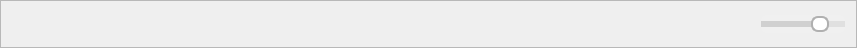
     <widget class="QFrame" name="frame_11">
      <property name="sizePolicy">
       <sizepolicy hsizetype="Preferred" vsizetype="Maximum">
        <horstretch>0</horstretch>
        <verstretch>0</verstretch>
       </sizepolicy>
      </property>
      <property name="maximumSize">
       <size>
        <width>16777215</width>
        <height>38</height>
       </size>
      </property>
      <property name="frameShape">
       <enum>QFrame::Shape::StyledPanel</enum>
      </property>
      <property name="frameShadow">
       <enum>QFrame::Shadow::Raised</enum>
      </property>
      <layout class="QHBoxLayout" name="horizontalLayout_11">
       <item>
        <widget class="QPushButton" name="play_btn">
         <property name="sizePolicy">
          <sizepolicy hsizetype="Preferred" vsizetype="Maximum">
           <horstretch>0</horstretch>
           <verstretch>0</verstretch>
          </sizepolicy>
         </property>
         <property name="cursor">
          <cursorShape>PointingHandCursor</cursorShape>
         </property>
         <property name="styleSheet">
          <string notr="true">#play_btn {
    background: transparent;  /* Makes the background fully transparent */
    border: none;            /* Removes the border completely */
    color: rgb(255, 255, 255); /* Sets the text color (white in this case) */
    padding: 5px;            /* Adds padding */
    text-align: center;      /* Centers the text */
}

#play_btn:disabled {
    background: transparent; /* Keeps the background transparent when disabled */
    border: none;            /* Ensures no border when disabled */
    color: rgb(255, 255, 255); /* Text color remains white in the disabled state */
    text-align: center;      /* Centers the text */
}</string>
         </property>
         <property name="text">
          <string/>
         </property>
         <property name="icon">
          <iconset resource="icon.qrc">
           <normaloff>:/ui_icons/play.png</normaloff>:/ui_icons/play.png</iconset>
         </property>
        </widget>
       </item>
       <item>
        <spacer name="horizontalSpacer_10">
         <property name="orientation">
          <enum>Qt::Orientation::Horizontal</enum>
         </property>
         <property name="sizeType">
          <enum>QSizePolicy::Policy::Fixed</enum>
         </property>
         <property name="sizeHint" stdset="0">
          <size>
           <width>10</width>
           <height>20</height>
          </size>
         </property>
        </spacer>
       </item>
       <item>
        <widget class="QPushButton" name="previous_btn">
         <property name="sizePolicy">
          <sizepolicy hsizetype="Minimum" vsizetype="Maximum">
           <horstretch>0</horstretch>
           <verstretch>0</verstretch>
          </sizepolicy>
         </property>
         <property name="cursor">
          <cursorShape>PointingHandCursor</cursorShape>
         </property>
         <property name="styleSheet">
          <string notr="true">#previous_btn {
    background: transparent;  /* Makes the background fully transparent */
    border: none;            /* Removes the border completely */
    color: rgb(255, 255, 255); /* Sets the text color (white in this case) */
    padding: 5px;            /* Adds padding */
    text-align: center;      /* Centers the text */
}

#previous_btn:disabled {
    background: transparent; /* Keeps the background transparent when disabled */
    border: none;            /* Ensures no border when disabled */
    color: rgb(255, 255, 255); /* Text color remains white in the disabled state */
    text-align: center;      /* Centers the text */
}</string>
         </property>
         <property name="text">
          <string/>
         </property>
         <property name="icon">
          <iconset resource="icon.qrc">
           <normaloff>:/ui_icons/back.png</normaloff>:/ui_icons/back.png</iconset>
         </property>
        </widget>
       </item>
       <item>
        <widget class="QPushButton" name="stop_btn">
         <property name="sizePolicy">
          <sizepolicy hsizetype="Minimum" vsizetype="Maximum">
           <horstretch>0</horstretch>
           <verstretch>0</verstretch>
          </sizepolicy>
         </property>
         <property name="cursor">
          <cursorShape>PointingHandCursor</cursorShape>
         </property>
         <property name="styleSheet">
          <string notr="true">#stop_btn {
    background: transparent;  /* Makes the background fully transparent */
    border: none;            /* Removes the border completely */
    color: rgb(255, 255, 255); /* Sets the text color (white in this case) */
    padding: 5px;            /* Adds padding */
    text-align: center;      /* Centers the text */
}

#stop_btn:disabled {
    background: transparent; /* Keeps the background transparent when disabled */
    border: none;            /* Ensures no border when disabled */
    color: rgb(255, 255, 255); /* Text color remains white in the disabled state */
    text-align: center;      /* Centers the text */
}</string>
         </property>
         <property name="text">
          <string/>
         </property>
         <property name="icon">
          <iconset resource="icon.qrc">
           <normaloff>:/ui_icons/stop-button.png</normaloff>:/ui_icons/stop-button.png</iconset>
         </property>
        </widget>
       </item>
       <item>
        <widget class="QPushButton" name="next_btn">
         <property name="sizePolicy">
          <sizepolicy hsizetype="Minimum" vsizetype="Maximum">
           <horstretch>0</horstretch>
           <verstretch>0</verstretch>
          </sizepolicy>
         </property>
         <property name="cursor">
          <cursorShape>PointingHandCursor</cursorShape>
         </property>
         <property name="styleSheet">
          <string notr="true">#next_btn {
    background: transparent;  /* Makes the background fully transparent */
    border: none;            /* Removes the border completely */
    color: rgb(255, 255, 255); /* Sets the text color (white in this case) */
    padding: 5px;            /* Adds padding */
    text-align: center;      /* Centers the text */
}

#next_btn:disabled {
    background: transparent; /* Keeps the background transparent when disabled */
    border: none;            /* Ensures no border when disabled */
    color: rgb(255, 255, 255); /* Text color remains white in the disabled state */
    text-align: center;      /* Centers the text */
}</string>
         </property>
         <property name="text">
          <string/>
         </property>
         <property name="icon">
          <iconset resource="icon.qrc">
           <normaloff>:/ui_icons/next.png</normaloff>:/ui_icons/next.png</iconset>
         </property>
        </widget>
       </item>
       <item>
        <spacer name="horizontalSpacer_12">
         <property name="orientation">
          <enum>Qt::Orientation::Horizontal</enum>
         </property>
         <property name="sizeType">
          <enum>QSizePolicy::Policy::Fixed</enum>
         </property>
         <property name="sizeHint" stdset="0">
          <size>
           <width>10</width>
           <height>20</height>
          </size>
         </property>
        </spacer>
       </item>
       <item>
        <widget class="QPushButton" name="rewind_btn">
         <property name="sizePolicy">
          <sizepolicy hsizetype="Minimum" vsizetype="Maximum">
           <horstretch>0</horstretch>
           <verstretch>0</verstretch>
          </sizepolicy>
         </property>
         <property name="cursor">
          <cursorShape>PointingHandCursor</cursorShape>
         </property>
         <property name="styleSheet">
          <string notr="true">#rewind_btn {
    background: transparent;  /* Makes the background fully transparent */
    border: none;            /* Removes the border completely */
    color: rgb(255, 255, 255); /* Sets the text color (white in this case) */
    padding: 5px;            /* Adds padding */
    text-align: center;      /* Centers the text */
}

#rewind_btn:disabled {
    background: transparent; /* Keeps the background transparent when disabled */
    border: none;            /* Ensures no border when disabled */
    color: rgb(255, 255, 255); /* Text color remains white in the disabled state */
    text-align: center;      /* Centers the text */
}</string>
         </property>
         <property name="text">
          <string/>
         </property>
         <property name="icon">
          <iconset resource="icon.qrc">
           <normaloff>:/icons/rewind.png</normaloff>:/icons/rewind.png</iconset>
         </property>
         <property name="iconSize">
          <size>
           <width>20</width>
           <height>20</height>
          </size>
         </property>
        </widget>
       </item>
       <item>
        <widget class="QPushButton" name="fastforward_btn">
         <property name="sizePolicy">
          <sizepolicy hsizetype="Minimum" vsizetype="Maximum">
           <horstretch>0</horstretch>
           <verstretch>0</verstretch>
          </sizepolicy>
         </property>
         <property name="cursor">
          <cursorShape>PointingHandCursor</cursorShape>
         </property>
         <property name="styleSheet">
          <string notr="true">#fastforward_btn {
    background: transparent;  /* Makes the background fully transparent */
    border: none;            /* Removes the border completely */
    color: rgb(255, 255, 255); /* Sets the text color (white in this case) */
    padding: 5px;            /* Adds padding */
    text-align: center;      /* Centers the text */
}

#fastforward_btn:disabled {
    background: transparent; /* Keeps the background transparent when disabled */
    border: none;            /* Ensures no border when disabled */
    color: rgb(255, 255, 255); /* Text color remains white in the disabled state */
    text-align: center;      /* Centers the text */
}</string>
         </property>
         <property name="text">
          <string/>
         </property>
         <property name="icon">
          <iconset resource="icon.qrc">
           <normaloff>:/ui_icons/fast-forward.png</normaloff>:/ui_icons/fast-forward.png</iconset>
         </property>
         <property name="iconSize">
          <size>
           <width>20</width>
           <height>20</height>
          </size>
         </property>
        </widget>
       </item>
       <item>
        <spacer name="horizontalSpacer_11">
         <property name="orientation">
          <enum>Qt::Orientation::Horizontal</enum>
         </property>
         <property name="sizeType">
          <enum>QSizePolicy::Policy::Fixed</enum>
         </property>
         <property name="sizeHint" stdset="0">
          <size>
           <width>10</width>
           <height>20</height>
          </size>
         </property>
        </spacer>
       </item>
       <item>
        <widget class="QPushButton" name="home_btn">
         <property name="sizePolicy">
          <sizepolicy hsizetype="Minimum" vsizetype="Maximum">
           <horstretch>0</horstretch>
           <verstretch>0</verstretch>
          </sizepolicy>
         </property>
         <property name="cursor">
          <cursorShape>PointingHandCursor</cursorShape>
         </property>
         <property name="styleSheet">
          <string notr="true">#home_btn {
    background: transparent;  /* Makes the background fully transparent */
    border: none;            /* Removes the border completely */
    color: rgb(255, 255, 255); /* Sets the text color (white in this case) */
    padding: 5px;            /* Adds padding */
    text-align: center;      /* Centers the text */
}

#home_btn:disabled {
    background: transparent; /* Keeps the background transparent when disabled */
    border: none;            /* Ensures no border when disabled */
    color: rgb(255, 255, 255); /* Text color remains white in the disabled state */
    text-align: center;      /* Centers the text */
}</string>
         </property>
         <property name="text">
          <string/>
         </property>
         <property name="icon">
          <iconset resource="icon.qrc">
           <normaloff>:/ui_icons/video.png</normaloff>:/ui_icons/video.png</iconset>
         </property>
        </widget>
       </item>
       <item>
        <spacer name="horizontalSpacer_13">
         <property name="orientation">
          <enum>Qt::Orientation::Horizontal</enum>
         </property>
         <property name="sizeType">
          <enum>QSizePolicy::Policy::Fixed</enum>
         </property>
         <property name="sizeHint" stdset="0">
          <size>
           <width>10</width>
           <height>20</height>
          </size>
         </property>
        </spacer>
       </item>
       <item>
        <widget class="QPushButton" name="eq_btn">
         <property name="sizePolicy">
          <sizepolicy hsizetype="Minimum" vsizetype="Maximum">
           <horstretch>0</horstretch>
           <verstretch>0</verstretch>
          </sizepolicy>
         </property>
         <property name="cursor">
          <cursorShape>PointingHandCursor</cursorShape>
         </property>
         <property name="styleSheet">
          <string notr="true">#eq_btn {
    background: transparent;  /* Makes the background fully transparent */
    border: none;            /* Removes the border completely */
    color: rgb(255, 255, 255); /* Sets the text color (white in this case) */
    padding: 5px;            /* Adds padding */
    text-align: center;      /* Centers the text */
}

#eq_btn:disabled {
    background: transparent; /* Keeps the background transparent when disabled */
    border: none;            /* Ensures no border when disabled */
    color: rgb(255, 255, 255); /* Text color remains white in the disabled state */
    text-align: center;      /* Centers the text */
}</string>
         </property>
         <property name="text">
          <string/>
         </property>
         <property name="icon">
          <iconset resource="icon.qrc">
           <normaloff>:/ui_icons/eq.png</normaloff>:/ui_icons/eq.png</iconset>
         </property>
         <property name="iconSize">
          <size>
           <width>20</width>
           <height>20</height>
          </size>
         </property>
        </widget>
       </item>
       <item>
        <spacer name="horizontalSpacer_5">
         <property name="orientation">
          <enum>Qt::Orientation::Horizontal</enum>
         </property>
         <property name="sizeHint" stdset="0">
          <size>
           <width>70</width>
           <height>20</height>
          </size>
         </property>
        </spacer>
       </item>
       <item>
        <spacer name="horizontalSpacer_6">
         <property name="orientation">
          <enum>Qt::Orientation::Horizontal</enum>
         </property>
         <property name="sizeType">
          <enum>QSizePolicy::Policy::Fixed</enum>
         </property>
         <property name="sizeHint" stdset="0">
          <size>
           <width>5</width>
           <height>20</height>
          </size>
         </property>
        </spacer>
       </item>
       <item>
        <widget class="QPushButton" name="caption_btn">
         <property name="sizePolicy">
          <sizepolicy hsizetype="Minimum" vsizetype="Maximum">
           <horstretch>0</horstretch>
           <verstretch>0</verstretch>
          </sizepolicy>
         </property>
         <property name="cursor">
          <cursorShape>PointingHandCursor</cursorShape>
         </property>
         <property name="styleSheet">
          <string notr="true">#caption_btn {
    background: transparent;  /* Makes the background fully transparent */
    border: none;            /* Removes the border completely */
    color: rgb(255, 255, 255); /* Sets the text color (white in this case) */
    padding: 5px;            /* Adds padding */
    text-align: center;      /* Centers the text */
}

#caption_btn:disabled {
    background: transparent; /* Keeps the background transparent when disabled */
    border: none;            /* Ensures no border when disabled */
    color: rgb(255, 255, 255); /* Text color remains white in the disabled state */
    text-align: center;      /* Centers the text */
}</string>
         </property>
         <property name="text">
          <string/>
         </property>
         <property name="icon">
          <iconset resource="icon.qrc">
           <normaloff>:/ui_icons/caption.png</normaloff>:/ui_icons/caption.png</iconset>
         </property>
         <property name="iconSize">
          <size>
           <width>20</width>
           <height>20</height>
          </size>
         </property>
        </widget>
       </item>
       <item>
        <widget class="QPushButton" name="expand_btn">
         <property name="sizePolicy">
          <sizepolicy hsizetype="Minimum" vsizetype="Maximum">
           <horstretch>0</horstretch>
           <verstretch>0</verstretch>
          </sizepolicy>
         </property>
         <property name="cursor">
          <cursorShape>PointingHandCursor</cursorShape>
         </property>
         <property name="styleSheet">
          <string notr="true">#expand_btn {
    background: transparent;  /* Makes the background fully transparent */
    border: none;            /* Removes the border completely */
    color: rgb(255, 255, 255); /* Sets the text color (white in this case) */
    padding: 5px;            /* Adds padding */
    text-align: center;      /* Centers the text */
}

#expand_btn:disabled {
    background: transparent; /* Keeps the background transparent when disabled */
    border: none;            /* Ensures no border when disabled */
    color: rgb(255, 255, 255); /* Text color remains white in the disabled state */
    text-align: center;      /* Centers the text */
}</string>
         </property>
         <property name="text">
          <string/>
         </property>
         <property name="icon">
          <iconset resource="icon.qrc">
           <normaloff>:/ui_icons/expand.png</normaloff>:/ui_icons/expand.png</iconset>
         </property>
         <property name="iconSize">
          <size>
           <width>20</width>
           <height>20</height>
          </size>
         </property>
        </widget>
       </item>
       <item>
        <widget class="QPushButton" name="repeat_btn">
         <property name="sizePolicy">
          <sizepolicy hsizetype="Minimum" vsizetype="Maximum">
           <horstretch>0</horstretch>
           <verstretch>0</verstretch>
          </sizepolicy>
         </property>
         <property name="cursor">
          <cursorShape>PointingHandCursor</cursorShape>
         </property>
         <property name="styleSheet">
          <string notr="true">#repeat_btn {
    background: transparent;  /* Makes the background fully transparent */
    border: none;            /* Removes the border completely */
    color: rgb(255, 255, 255); /* Sets the text color (white in this case) */
    padding: 5px;            /* Adds padding */
    text-align: center;      /* Centers the text */
}

#repeat_btn:disabled {
    background: transparent; /* Keeps the background transparent when disabled */
    border: none;            /* Ensures no border when disabled */
    color: rgb(255, 255, 255); /* Text color remains white in the disabled state */
    text-align: center;      /* Centers the text */
}</string>
         </property>
         <property name="text">
          <string/>
         </property>
         <property name="icon">
          <iconset resource="icon.qrc">
           <normaloff>:/ui_icons/repeat.png</normaloff>:/ui_icons/repeat.png</iconset>
         </property>
         <property name="iconSize">
          <size>
           <width>20</width>
           <height>20</height>
          </size>
         </property>
        </widget>
       </item>
       <item>
        <spacer name="horizontalSpacer_8">
         <property name="orientation">
          <enum>Qt::Orientation::Horizontal</enum>
         </property>
         <property name="sizeHint" stdset="0">
          <size>
           <width>40</width>
           <height>20</height>
          </size>
         </property>
        </spacer>
       </item>
       <item>
        <spacer name="horizontalSpacer_9">
         <property name="orientation">
          <enum>Qt::Orientation::Horizontal</enum>
         </property>
         <property name="sizeHint" stdset="0">
          <size>
           <width>40</width>
           <height>20</height>
          </size>
         </property>
        </spacer>
       </item>
       <item>
        <widget class="QPushButton" name="sound_btn">
         <property name="enabled">
          <bool>true</bool>
         </property>
         <property name="sizePolicy">
          <sizepolicy hsizetype="Maximum" vsizetype="Maximum">
           <horstretch>0</horstretch>
           <verstretch>0</verstretch>
          </sizepolicy>
         </property>
         <property name="maximumSize">
          <size>
           <width>20</width>
           <height>20</height>
          </size>
         </property>
         <property name="cursor">
          <cursorShape>PointingHandCursor</cursorShape>
         </property>
         <property name="styleSheet">
          <string notr="true">#sound_btn {
    background: transparent;  /* Makes the background fully transparent */
    border: none;            /* Removes the border completely */
    color: rgb(255, 255, 255); /* Sets the text color (white in this case) */
    padding: 5px;            /* Adds padding */
    text-align: center;      /* Centers the text */
}

#sound_btn:disabled {
    background: transparent; /* Keeps the background transparent when disabled */
    border: none;            /* Ensures no border when disabled */
    color: rgb(255, 255, 255); /* Text color remains white in the disabled state */
    text-align: center;      /* Centers the text */
}</string>
         </property>
         <property name="text">
          <string/>
         </property>
         <property name="icon">
          <iconset resource="icon.qrc">
           <normaloff>:/ui_icons/high-volume.png</normaloff>:/ui_icons/high-volume.png</iconset>
         </property>
         <property name="iconSize">
          <size>
           <width>20</width>
           <height>20</height>
          </size>
         </property>
        </widget>
       </item>
       <item>
        <widget class="QSlider" name="horizontalSlider_2">
         <property name="sizePolicy">
          <sizepolicy hsizetype="Maximum" vsizetype="Maximum">
           <horstretch>0</horstretch>
           <verstretch>0</verstretch>
          </sizepolicy>
         </property>
         <property name="minimumSize">
          <size>
           <width>0</width>
           <height>18</height>
          </size>
         </property>
         <property name="styleSheet">
          <string notr="true">QSlider {
        background: #f0f0f0;  /* Light grey background, almost white */
        height: 6px;  /* Slightly thinner slider */
        border-radius: 6px;  /* Less rounded edges for the whole slider */
    }

    QSlider::groove:horizontal {
        border: none;
        background: #e0e0e0;  /* Light grey groove */
        height: 6px;
        border-radius: 6px;  /* Less curved ends for the groove */
    }

    QSlider::sub-page:horizontal {
        background: #d0d0d0;  /* Slightly darker grey for the filled part */
        border-radius: 6px;  /* Less curved ends for the filled part */
    }

    QSlider::add-page:horizontal {
        background: #e0e0e0;  /* Same light grey for the unfilled part */
        border-radius: 6px;  /* Less curved ends for the unfilled part */
    }

    QSlider::handle:horizontal {
        background: #ffffff;  /* White handle */
        border: 2px solid #b0b0b0;  /* Grey border around the handle */
        width: 14px;  /* Smaller width for the handle */
        height: 14px;  /* Smaller height for the handle */
        border-radius: 7px;  /* Circular handle with less curve */
        margin-top: -5px;  /* Adjust handle to be vertically centered */
        margin-bottom: -5px;
    }

    QSlider::handle:horizontal:hover {
        background: #f8f8f8;  /* Slightly lighter background when hovered */
        border: 2px solid #a0a0a0;  /* Darker border when hovered */
    }

    QSlider::handle:horizontal:active {
        background: #f8f8f8;  /* Lighter background when clicked */
        border: 2px solid #a0a0a0;  /* Darker border when clicked */
    }</string>
         </property>
         <property name="maximum">
          <number>100</number>
         </property>
         <property name="value">
          <number>75</number>
         </property>
         <property name="orientation">
          <enum>Qt::Orientation::Horizontal</enum>
         </property>
        </widget>
       </item>
      </layout>
     </widget>
